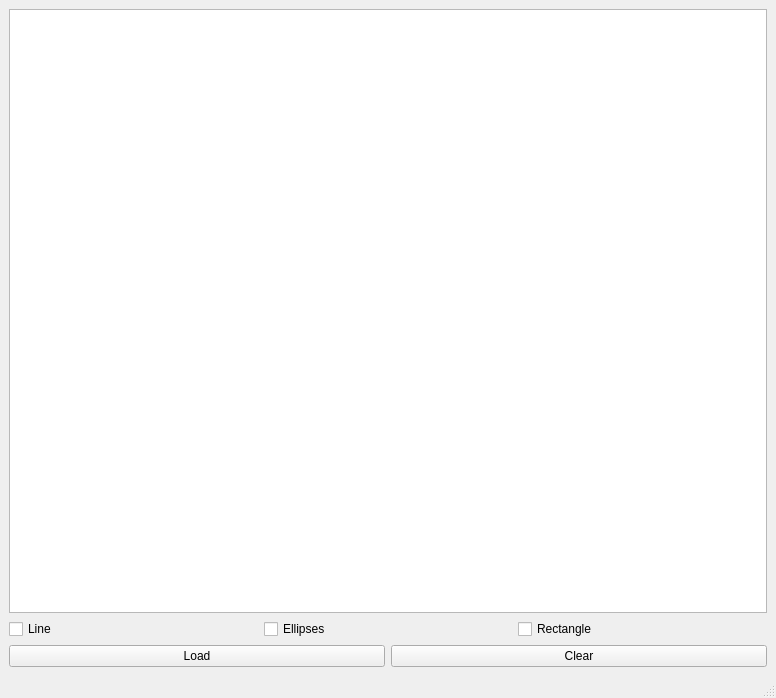
<?xml version="1.0" encoding="UTF-8"?>
<ui version="4.0">
 <class>MainWindow</class>
 <widget class="QMainWindow" name="MainWindow">
  <property name="geometry">
   <rect>
    <x>0</x>
    <y>0</y>
    <width>776</width>
    <height>698</height>
   </rect>
  </property>
  <property name="windowTitle">
   <string>MainWindow</string>
  </property>
  <widget class="QWidget" name="centralwidget">
   <layout class="QVBoxLayout" name="verticalLayout">
    <item>
     <widget class="QGraphicsView" name="graphicsView"/>
    </item>
    <item>
     <layout class="QHBoxLayout" name="horizontalLayout_2">
      <item>
       <widget class="QCheckBox" name="checkBox">
        <property name="text">
         <string>Line</string>
        </property>
       </widget>
      </item>
      <item>
       <widget class="QCheckBox" name="checkBox_2">
        <property name="text">
         <string>Ellipses</string>
        </property>
       </widget>
      </item>
      <item>
       <widget class="QCheckBox" name="checkBox_3">
        <property name="text">
         <string>Rectangle</string>
        </property>
       </widget>
      </item>
     </layout>
    </item>
    <item>
     <layout class="QHBoxLayout" name="horizontalLayout">
      <item>
       <widget class="QPushButton" name="loadPushButton">
        <property name="text">
         <string>Load</string>
        </property>
       </widget>
      </item>
      <item>
       <widget class="QPushButton" name="clearPushButton">
        <property name="text">
         <string>Clear</string>
        </property>
       </widget>
      </item>
     </layout>
    </item>
   </layout>
  </widget>
  <widget class="QStatusBar" name="statusbar"/>
 </widget>
 <resources/>
 <connections/>
</ui>
